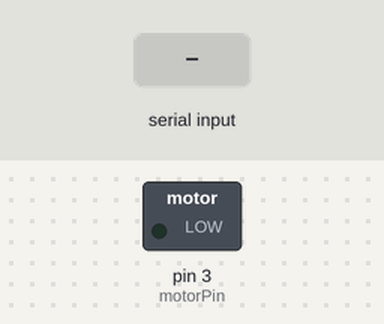
Recording of a sketch running on a simulated Arduino Uno, built with avr-gcc and run on an emulated ATmega328P. Shown: switched loads named in the sketch (green lamp = pin HIGH). The inputs (shaded band) are chosen by the test bench. What the sketch prints to the serial monitor is not drawn.

Above: at 1.2 s.
1.3 s: "90,45\n" received over Serial
At 1.7 s:
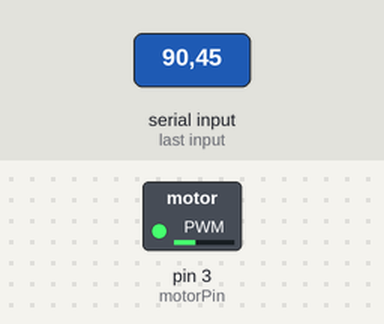
3.8 s: "30,150\n" received over Serial
At 5.6 s:
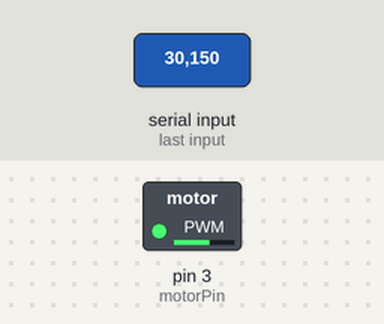
6.3 s: "200\n" received over Serial
At 6.8 s:
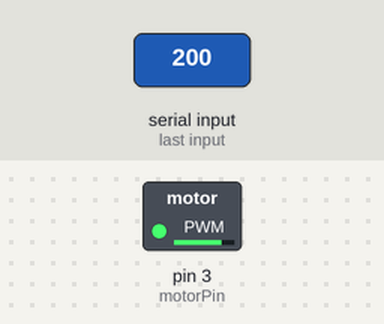
9.3 s: "90\n" received over Serial
At 10.2 s:
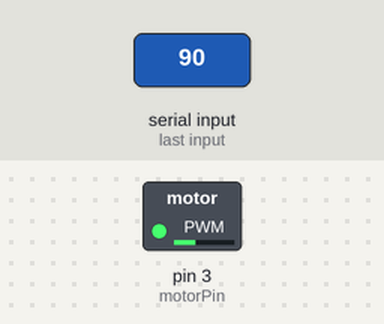
Timing chart, 0 to 12.8 s (numbered marks = the images above; inputs shaded):
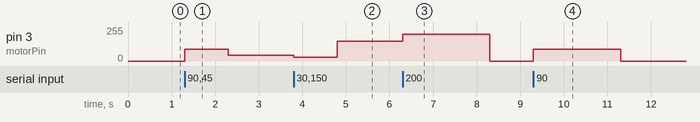

Measured:
- after the input at 1.3 s, pin 3 (motorPin): 0/255 → 90/255 at once, → 45/255 1.0 s later
- after the input at 3.8 s, pin 3 (motorPin): 45/255 → 30/255 at once, → 150/255 1.0 s later
- after the input at 6.3 s, pin 3 (motorPin): 150/255 → 200/255 at once, → 0/255 2.0 s later
- after the input at 9.3 s, pin 3 (motorPin): 0/255 → 90/255 at once, → 0/255 2.0 s later

The sketch:

motor.ino
```cpp
int motorPin = 3;

void setup() {
   pinMode(motorPin, OUTPUT);
   Serial.begin(9600);
   while (! Serial);
   Serial.println("Speed 0 to 255");
}

void loop() {
   if (Serial.available()) {
      int speed = Serial.parseInt();
      if (speed >= 0 && speed <= 255) {
         analogWrite(motorPin, speed);
         delay(1000);
      }
   }
}
```
